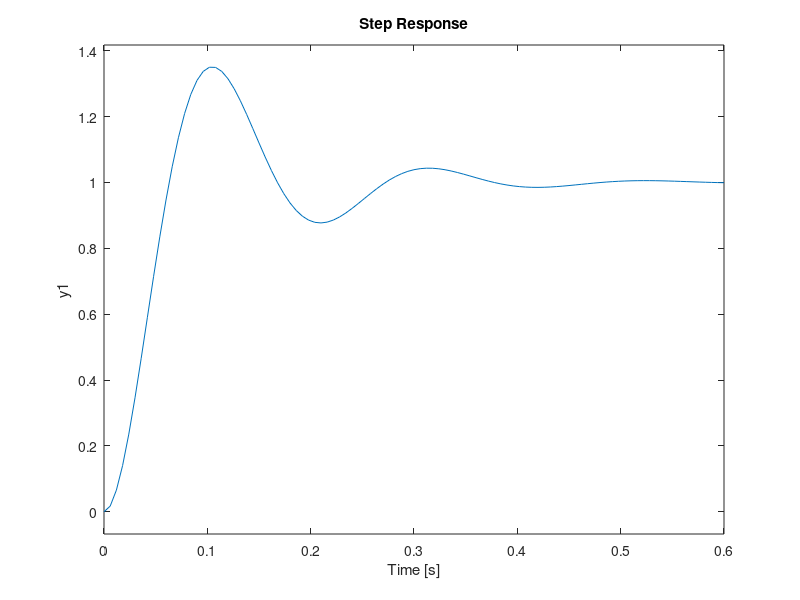
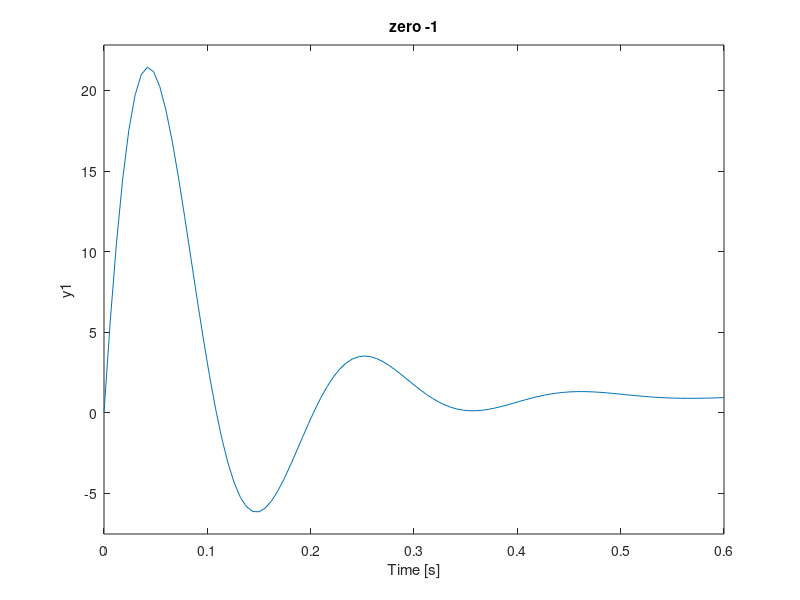
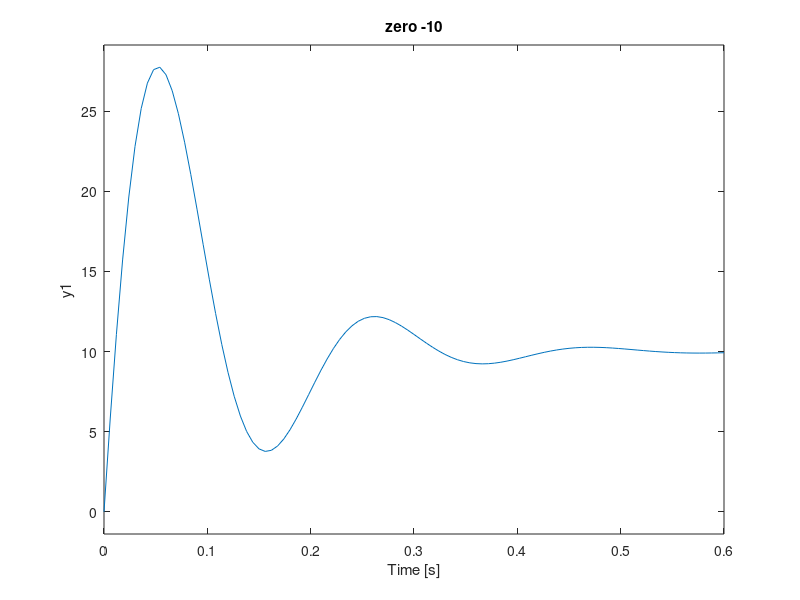
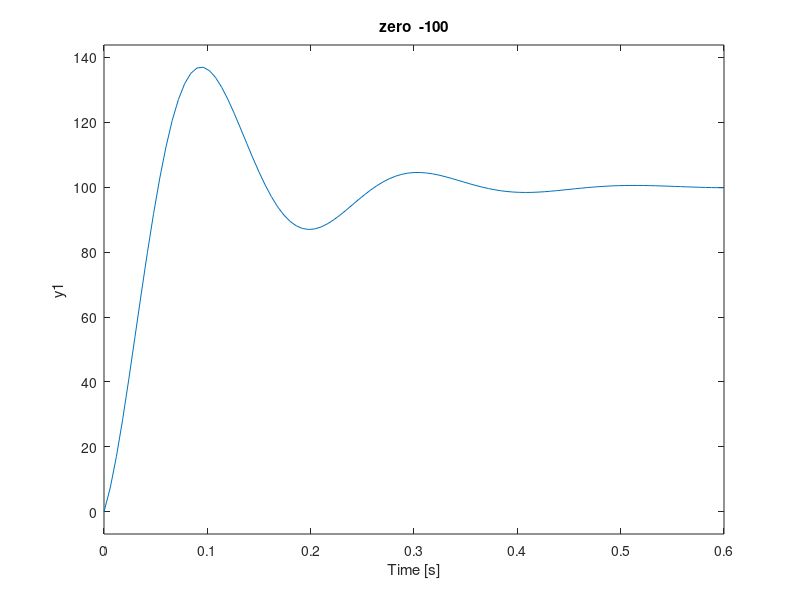

These charts were generated, in order, by the following MATLAB code:
%%Time Response of a Second Order System
z = [];
p = [-10+30i -10-30i];
k=1000;
G=zpk(z,p,k)
figure(1)
title('pole not added')

step(G)
grid
%%addition of zero at -1
z = [-1];
p = [-10+30i -10-30i];
k=1000;
G=zpk(z,p,k)
figure(2)
step(G)
title('zero -1')
grid

%% Addition of Zero at -10
z = [-10];
p = [-10+30i -10-30i];
k=1000;
G=zpk(z,p,k)
figure(3)

step(G)
title('zero -10')
grid
%% Addition of Zero at -100
z = [-100];
p = [-10+30i -10-30i];
k=1000;
G=zpk(z,p,k)
figure(4)
step(G)
title('zero  -100')
grid
